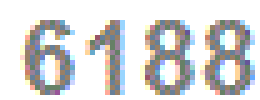
#> input picture seven/randcode.jpg, 52 x 20 px (shown 5 times larger)
$ python test4.py
#> lines starting #> are read from the running program, lines starting #| are printed output that depends on the picture; after the words box and inside, x2 and y2 are one past the last pixel; in counts of white or black regions, pixels touching at a corner belong together
import os
import pytesseract
from PIL import Image
from collections import defaultdict

# tesseract.exe所在的文件路径
#pytesseract.pytesseract.tesseract_cmd = 'C://Program Files (x86)/Tesseract-OCR/tesseract.exe'

# 获取图片中像素点数量最多的像素
def get_threshold(image):
    pixel_dict = defaultdict(int)

    # 像素及该像素出现次数的字典
    rows, cols = image.size
    for i in range(rows):
        for j in range(cols):
            pixel = image.getpixel((i, j))
            pixel_dict[pixel] += 1

    count_max = max(pixel_dict.values()) # 获取像素出现出多的次数
    pixel_dict_reverse = {v:k for k,v in pixel_dict.items()}
    threshold = pixel_dict_reverse[count_max] # 获取出现次数最多的像素点

    return threshold

# 按照阈值进行二值化处理
# threshold: 像素阈值
def get_bin_table(threshold):
    # 获取灰度转二值的映射table
    table = []
    for i in range(256):
        rate = 0.1 # 在threshold的适当范围内进行处理
        if threshold*(1-rate)<= i <= threshold*(1+rate):
            table.append(1)
        else:
            table.append(0)
    return table

# 去掉二值化处理后的图片中的噪声点
def cut_noise(image):

    rows, cols = image.size # 图片的宽度和高度
    change_pos = [] # 记录噪声点位置

    # 遍历图片中的每个点，除掉边缘
    for i in range(1, rows-1):
        for j in range(1, cols-1):
            # pixel_set用来记录该店附近的黑色像素的数量
            pixel_set = []
            # 取该点的邻域为以该点为中心的九宫格
            for m in range(i-1, i+2):
                for n in range(j-1, j+2):
                    if image.getpixel((m, n)) != 1: # 1为白色,0位黑色
                        pixel_set.append(image.getpixel((m, n)))

            # 如果该位置的九宫内的黑色数量小于等于4，则判断为噪声
            if len(pixel_set) <= 4:
                change_pos.append((i,j))

    # 对相应位置进行像素修改，将噪声处的像素置为1（白色）
    for pos in change_pos:
        image.putpixel(pos, 1)

    return image # 返回修改后的图片

# 识别图片中的数字加字母
# 传入参数为图片路径，返回结果为：识别结果
def OCR_lmj(img_path):

#> called with img_path = 'randcode.jpg'
    image = Image.open(img_path) # 打开图片文件
#> image is the input picture: PIL image 52x20 P; mean R, G, B, A 214.9, 215, 214.9, 255
    imgry = image.convert('L')  # 转化为灰度图
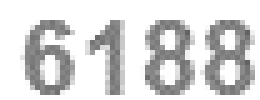
#> imgry: PIL image 52x20 L (shown 5 times larger); min 98, max 255, mean 215

    # 获取图片中的出现次数最多的像素，即为该图片的背景
    max_pixel = get_threshold(imgry)
#> after the loop in get_threshold, `for i in range(rows):`: pixel_dict = 26 items
#> in get_threshold, `count_max = max(pixel_dict.values())`: count_max = 603
#> in get_threshold, `pixel_dict_reverse = {v:k for k,v in pixel_dict.items()}`: pixel_dict_reverse = 17 items
#> in get_threshold, `threshold = pixel_dict_reverse[count_max]`: threshold = 255
#> max_pixel = 255

    # 将图片进行二值化处理
    table = get_bin_table(threshold=max_pixel)
#> after the loop in get_bin_table, `for i in range(256):`: table = 256 values from 0 to 1
#> table = 256 values from 0 to 1
    out = imgry.point(table, '1')
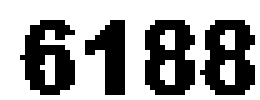
#> out: PIL image 52x20 1 (shown 5 times larger); 62.5% white; 4 black regions, box (x1, y1, x2, y2) and area: (29, 4, 39, 19) 107, (40, 4, 51, 19) 107, (4, 4, 15, 19) 104, (17, 4, 25, 19) 72

    # 去掉图片中的噪声（孤立点）
    out = cut_noise(out)
#> after the loop in cut_noise, `for i in range(1, rows-1):`: change_pos = 503 pairs, first value 1 to 50, second value 1 to 18
#> the loop in cut_noise, `for pos in change_pos:` made 503 passes
#> pos on passes 1 to 3: (1, 1), (1, 2), (1, 3)
#> after the loop in cut_noise, `for pos in change_pos:`:
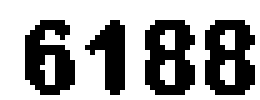
#> image: PIL image 52x20 1 (shown 5 times larger); 63.7% white; 4 black regions, box (x1, y1, x2, y2) and area: (29, 4, 39, 19) 106, (41, 4, 51, 19) 106, (5, 4, 15, 19) 99, (17, 4, 25, 19) 67
    # out = out.convert('RGB')

    #保存图片
    # out.save('E://figures/img_gray.jpg')

    # 仅识别图片中的数字
    #text = pytesseract.image_to_string(out, config='digits')
    # 识别图片中的数字和字母
    text = pytesseract.image_to_string(out, lang='eng')

    # 去掉识别结果中的特殊字符
    exclude_char_list = ' .:\\|\'\"?![],()~@#$%^&*_+-={};<>/¥'
    text = ''.join([x for x in text if x not in exclude_char_list])
    #print(text)

    return text

image_path = 'randcode.jpg'
OCR_lmj(image_path)
#> (the call stopped at in OCR_lmj, `text = pytesseract.image_to_string(out, lang='eng')`: pytesseract is not available in this run)
